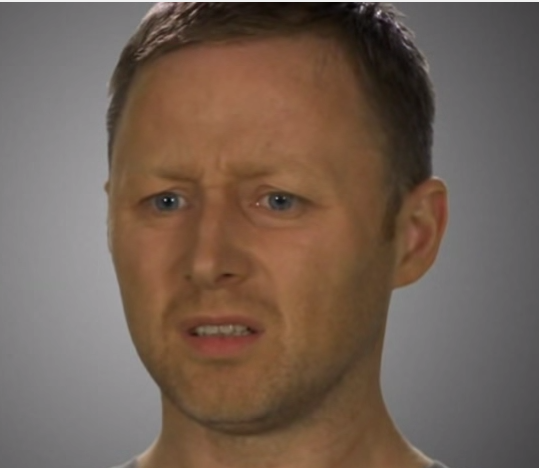
#> input picture EX1/idontgetit.png, 539 x 468 px
$ python ex1_main.py
#> lines starting #> are read from the running program, lines starting #| are printed output that depends on the picture; long printed decimals are rounded
### EX1/ex1_utils.py
"""
        '########:'##::::'##::::'##:::
         # .....::. ##::'##:::'####:::
         # ::::::::. ##'##::::.. ##:::
         # :::::. ###::::::: ##:::
         # ...:::::: ## ##:::::: ##:::
         # :::::::: ##:. ##::::: ##:::
         # : ##:::. ##::'######:
        ........::..:::::..:::......::
"""
import imp
from typing import List, Tuple
import matplotlib.pyplot as plt
import numpy as np
import cv2
import math
import time

from numpy.core.fromnumeric import shape
LOAD_GRAY_SCALE = 1
LOAD_RGB = 2


def _checkViableImage(image: np.ndarray) -> bool:
    l = len(image.shape)
    if l == 2:
        return True
    if l == 3:
        if image.shape[2] != 3:
            print("Image third dimention must be of size 3")
            return False
        return True
    print("given input cannot be an image the shape is not of the type (width, height, 3) or (width, height)")
    return False


def myID() -> int:
    """
    Return my ID (not the friend's ID I copied from)
    :return: int
    """
    return 111111


def imReadAndConvert(filename: str, representation: int) -> np.ndarray:
    """
    Reads an image, and returns the image converted as requested
    :param filename: The path to the image
    :param representation: GRAY_SCALE (1) or RGB (2)
    :return: The image object

    GRAY_SCALE : we will take ( (0.3 * R) + (0.59 * G) + (0.11 * B) ).
    Note : Image loaded as BGR and not RGB.

    return image as float between [0, 1]
    """

    try:
        image: np.ndarray = cv2.imread(filename)
        image = cv2.cvtColor(image, cv2.COLOR_BGR2RGB) / 255
        if representation == 2:
            return image
        elif representation == 1:
            return 0.3 * image[:, :, 0] + 0.59 * image[:, :, 1] + 0.11 * image[:, :,  2]
    except:
        print("something went wrong perhabs the image does not exist!")


def imDisplay(filename: str, representation: int):
    """
    Reads an image as RGB or GRAY_SCALE and displays it
    :param filename: The path to the image
    :param representation: GRAY_SCALE (1) or RGB (2)
    :return: None
    """
    im = imReadAndConvert(filename, representation)
    if im is not None:
        imgDisplay(im)


def imgDisplay(img: np.ndarray):
    if _checkViableImage(img) is False:
        return
    l = len(img.shape)
    if l == 2:
        plt.imshow(img, cmap='gray')
    else:
        plt.imshow(img)
    plt.show()


def transformRGB2YIQ(imgRGB: np.ndarray) -> np.ndarray:
    """
    Converts an RGB image to YIQ color space
    :param imgRGB: An Image in RGB
    :return: A YIQ in image color space

    after some test i now know how to multiply image by a matrix.
    """
    if _checkViableImage(imgRGB) is False:
        return
    # we need to multiply the matricies.
    mat = np.array([[0.299, 0.587, 0.114],
                    [0.596, -0.275, -0.321],
                    [0.212, -0.523, 0.311]])
    return imgRGB @ mat.T


def transformYIQ2RGB(imgYIQ: np.ndarray) -> np.ndarray:
    """
    Converts an YIQ image to RGB color space
    :param imgYIQ: An Image in YIQ
    :return: A RGB in image color space
    """
    if _checkViableImage(imgYIQ) is False:
        return
    # straight forward the ivnerse of YIQ
    mat = np.array([[0.299, 0.587, 0.114],
                    [0.596, -0.275, -0.321],
                    [0.212, -0.523, 0.311]])
    mat = np.linalg.inv(mat)
    imRGB = imgYIQ @ mat.T
    return imRGB


def imHistogram(img: np.ndarray) -> np.ndarray:
    """
        This is internal function create a histogram of a given image.
        img  : image in grayscale a.k.a 2D, with ranges [0, 255]
    """
    histo = np.zeros((256), dtype=int)
    for column in img:
        for pixel in column:
            histo[pixel] += 1
    return histo


def hsitogramEqualize(imgOrig: np.ndarray) -> Tuple[np.ndarray, np.ndarray, np.ndarray]:
    """
        Equalizes the histogram of an image
        :param imgOrig: Original Histogram
        :ret
    """
    if _checkViableImage(imgOrig) is False:
        return

    # Convert any image to grayscale 256, save the original YIQ if its RGB
    l = len(imgOrig.shape)
    if l == 3:
        imYIQ = transformRGB2YIQ(imgOrig)
        im256 = imYIQ[:, :, 0]
        im256: np.ndarray = np.round(im256 * 255).astype(int)
    else:
        im256: np.ndarray = np.round(imgOrig * 255).astype(int)
    original_histo = imHistogram(im256)

    # calculate how many pixels in the image, a.k.a height * width
    numpixels = im256.shape[0] * im256.shape[1]

    # create lut and cumsum
    cumsum = np.zeros((256), dtype=int)
    lut = np.zeros((256), dtype=int)
    cumsum[0] = original_histo[0]
    for i in range(1, 256):
        cumsum[i] = cumsum[i - 1] + original_histo[i]
    lut = np.ceil(cumsum * 255 / numpixels).astype(int)

    imgEq = np.zeros(im256.shape, dtype=int)

    # honestly it might be Slower to do it imgEq[img256 == intensity] , in this case we will loop over the image 256 times!
    # so there is No benefit at all in making it 1 loop instead of 2.
    for x in range(0, imgEq.shape[0]):
        for y in range(0, imgEq.shape[1]):
            intensity = im256[x][y]
            imgEq[x][y] = lut[intensity]

    Eq_histogram = imHistogram(imgEq)
    # print(imgEq.min(), imgEq.max())
    imgEq = imgEq / 255
    # print(imgEq.min(), imgEq.max())
    if l == 3:
        # convert back to RGB
        imYIQ[:, :, 0] = imgEq
        img = transformYIQ2RGB(imYIQ)
        return img, original_histo, Eq_histogram
    return imgEq, original_histo, Eq_histogram


def quantizeImage(imgOrig: np.ndarray, nQuant: int, nIter: int) -> Tuple[List[np.ndarray], List[float]]:
    """
        Quantized an image in to **nQuant** colors
        :param imOrig: The original image (RGB or Gray scale)
        :param nQuant: Number of colors to quantize the image to
        :param nIter: Number of optimization loops
        :return: (List[qImage_i],List[error_i])
    """
    if _checkViableImage(imgOrig) is False:
        return

    # Same if its RGB convert to YIQ and use the Y channel, else use the grayscale.
    l = len(imgOrig.shape)
    imYIQ = None
    if l == 3:
        imYIQ = transformRGB2YIQ(imgOrig)
        im256 = imYIQ[:, :, 0]
        im256: np.ndarray = np.ceil(im256 * 255).astype(int)
    else:
        im256: np.ndarray = np.ceil(imgOrig * 255).astype(int)

    # Initialize the Q's and Z's
    numpixels = im256.shape[0] * im256.shape[1]
    original_histo = imHistogram(im256)
    z = np.zeros(nQuant + 1, dtype=int)
    q = np.zeros(nQuant, dtype=int)
    z[0] = 0
    z[nQuant] = 255
    j = 1

    # Create cumsum, because this is a more efficient Way.
    cumsum = np.zeros((256), dtype=int)
    cumsum[0] = original_histo[0]
    for i in range(1, 256):
        cumsum[i] = cumsum[i - 1] + original_histo[i]

    t = numpixels / nQuant
    for i in range(1, 256):
        if cumsum[i] > t * j:
            # print(j, i, cumsum[i]-cumsum[z[j-1]])
            z[j] = i
            j += 1
            if j == nQuant:
                break
    zrange = np.arange(256)

    # Create internal function for calculating Q, given Z
    def updateQ():
        for i in range(nQuant):

            zmin = z[i]
            zmax = z[i+1]

            if i + 1 == nQuant:
                zmax = 256
            if zmin == 0:
                cmin = 0
            else:
                cmin = cumsum[zmin - 1]

            pixels = cumsum[zmax - 1] - cmin
            px = original_histo[zmin:zmax]
            intensities = zrange[zmin:zmax]
            q[i] = (px @ intensities) / pixels
            # print(i, zmin, zmax, q[i])

    # calcualte Z values, given Q
    def updateZ():
        for i in range(1, nQuant - 1):
            # print(i, q[i], q[i-1])
            z[i] = (q[i] + q[i-1]) / 2

    # method for calculating Error, on the Histogran, rather then on the image itself
    # this is much much faster then using the second method with is only 1 line of code!
    # I TESTED IT, its about 10 times as fast, and its probably even faster on big pictures.
    def calcErr() -> float:
        delta = 0
        for i in range(nQuant):

            zmin = z[i]
            zmax = z[i+1]

            if zmin == 0:
                cmin = 0
            else:
                cmin = cumsum[zmin - 1]

            pixels = cumsum[zmax - 1] - cmin
            px = original_histo[zmin:zmax]
            intensities = zrange[zmin:zmax]

            qdelta = ((intensities - q[i]) ** 2)
            # print(qdelta)
            # print(i, zmin, zmax - 1, q[i], "\n", qdelta)
            qdelta = qdelta @ px
            # print(qdelta)
            delta += qdelta
        # print(math.sqrt(delta) / numpixels)
        return math.sqrt(delta) / numpixels

    # Create a quantalized image.
    def quantImg() -> np.ndarray:
        qImg = np.zeros(im256.shape)
        for i in range(nQuant):
            # print(z[i], z[i+1], q[i])
            select = (im256 >= z[i]) & (im256 < z[i+1])
            qImg[select] = q[i]
        return qImg

    # # Very bas way of doing what Err doing, but "the easy way", of course both fucntion return exactly the same value!
    # def calcErr2() -> float:
    #     #  this is the one liner we were told we can do, but its about 10 times slower ( even if we have the quntilized image ).
    #     #  then the Err1 method
    #     qImg = quantImg()
    #     # t0 = time.time()
    #     err = math.sqrt(((qImg - im256) ** 2).sum())
    #     # print(err / numpixels)
    #     # print("e2 ", time.time() - t0)
    #     return err

    # do nIterations and save Err and QImage in arr.
    z[nQuant] = 256
    arr_qim = []
    arr_errors = []
    for i in range(nIter):
        updateQ()
        updateZ()
        # t0 = time.time()
        if(imYIQ is not None):
            qim = imYIQ.copy()
            # print(quantImg().max())
            qim[:, :, 0] = (quantImg() / 255)
            qim = transformYIQ2RGB(qim)
        else:
            qim = quantImg()
        arr_qim.append(qim)
        arr_errors.append(calcErr())
    return arr_qim, arr_errors

### EX1/gamma.py
"""
        '########:'##::::'##::::'##:::
         # .....::. ##::'##:::'####:::
         # ::::::::. ##'##::::.. ##:::
         # :::::. ###::::::: ##:::
         # ...:::::: ## ##:::::: ##:::
         # :::::::: ##:. ##::::: ##:::
         # : ##:::. ##::'######:
        ........::..:::::..:::......::
"""
from numpy.core.fromnumeric import shape
from numpy.random import gamma
from ex1_utils import LOAD_GRAY_SCALE
import ex1_utils as utils
import cv2
import numpy as np


def gammaDisplay(filename: str, rep: int):
    """
    GUI for gamma correction
    :param img_path: Path to the image
    :param rep: grayscale(1) or RGB(2)
    :return: None
    """

    try:
        alpha_slider_max = 200
        title_window = 'Gamma correction'

        # if gray scale use the util function else use CV2 and scale to 0-1
        if rep == LOAD_GRAY_SCALE:
            image = utils.imReadAndConvert(filename, LOAD_GRAY_SCALE)
        else:
            image: np.ndarray = cv2.imread(filename) / 255
    except:
        print("something went wrong")
        return

    if image is None:
        return

    def on_trackbar(val):
        # do the math pixel intensity in pow of gamma.
        gamma = (val / alpha_slider_max) * 2 + 0.01
        imgamma = image ** gamma
        print(image)

        cv2.imshow(title_window, imgamma)

    cv2.namedWindow(title_window)
    trackbar_name = "gamma "
    cv2.createTrackbar(trackbar_name, title_window, 100,
                       alpha_slider_max, on_trackbar)
    # Show some stuff
    on_trackbar(100)
    # Wait until user press some key
    cv2.waitKey()


def main():
    gammaDisplay('forest_mist.jpg', 2)


# [2 lines that do not run on import are left out]

### EX1/ex1_main.py
from ex1_utils import *
from gamma import gammaDisplay
import numpy as np
import matplotlib.pyplot as plt
import time


def histEqDemo(img_path: str, rep: int):
    img = imReadAndConvert(img_path, rep)
    imgeq, histOrg, histEq = hsitogramEqualize(img)

    # Display cumsum
    cumsum = np.cumsum(histOrg)
    cumsumEq = np.cumsum(histEq)
    plt.gray()
    plt.plot(range(256), cumsum, 'r')
    plt.plot(range(256), cumsumEq, 'g')

    # Display the images
    plt.figure()
    plt.imshow(img)

    plt.figure()
    plt.imshow(imgeq)
    plt.show()


def quantDemo(img_path: str, rep: int):
    img = imReadAndConvert(img_path, rep)
    st = time.time()

    img_lst, err_lst = quantizeImage(img, 3, 20)

    print("Time:%.2f" % (time.time() - st))
    print("Error 0:\t %f" % err_lst[0])
    print("Error last:\t %f" % err_lst[-1])

    plt.gray()
    plt.imshow(img_lst[0])
    plt.figure()
    plt.imshow(img_lst[-1])

    plt.figure()
    plt.plot(err_lst, 'r')
    plt.show()


def main():
    print("ID:", myID())
    #img_path = 'forest_mist.jpg'
    img_path = 'idontgetit.png'
    # Basic read and display
    imDisplay(img_path, LOAD_GRAY_SCALE)
#> in imReadAndConvert, image is the input picture: shape (468, 539, 3); mean B, G, R 84.1, 96.1, 114.2
    imDisplay(img_path, LOAD_RGB)

    # Convert Color spaces

    img = imReadAndConvert(img_path, LOAD_RGB)
    yiq_img = transformRGB2YIQ(img)
    f, ax = plt.subplots(1, 2)
    ax[0].imshow(img)
    ax[1].imshow(yiq_img)
    plt.show()
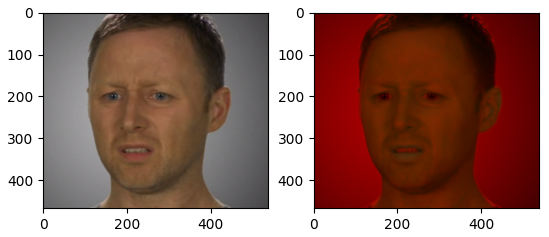
#> figure drawn by matplotlib, 2 panels; B, G, R data is drawn as R, G, B

    # Image histEq
    histEqDemo(img_path, LOAD_GRAY_SCALE)
#> after the loop in imHistogram, `for column in img:`: histo = 256 values, max 5364 at index 91, min 0 at index 0, mean 985.4
#> in hsitogramEqualize, `original_histo = imHistogram(im256)`: original_histo has the same summary as histo in imHistogram
#> after the loop in hsitogramEqualize, `for i in range(1, 256):`: cumsum = 256 values from 0 to 252252
#> in hsitogramEqualize, `lut = np.ceil(cumsum * 255 / numpixels).astype(int)`: lut = 256 values from 0 to 255
#> after the loop in hsitogramEqualize, `for x in range(0, imgEq.shape[0]):`:
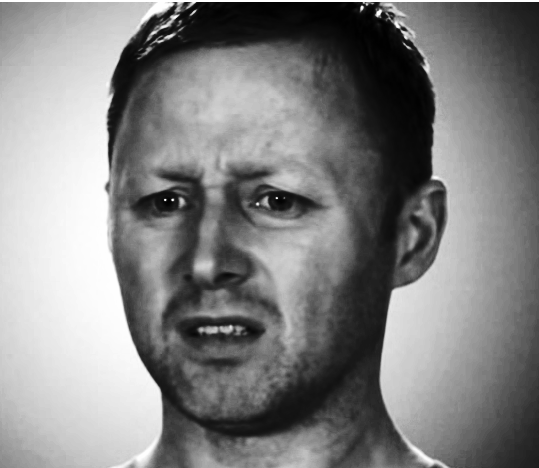
#> imgEq: shape (468, 539) int64; min 1, max 255, mean 129.5
#> in hsitogramEqualize, `Eq_histogram = imHistogram(imgEq)`: Eq_histogram = 256 values, max 5364 at index 93, min 0 at index 0, mean 985.4
#> in histEqDemo, `imgeq, histOrg, histEq = hsitogramEqualize(img)`: histOrg has the same summary as histo in imHistogram; histEq has the same summary as Eq_histogram in hsitogramEqualize
#> in histEqDemo, `cumsum = np.cumsum(histOrg)`: cumsum = 256 values from 0 to 252252
    histEqDemo(img_path, LOAD_RGB)
#> call 2 of histEqDemo, with img_path = 'idontgetit.png', rep = 2
#> in transformYIQ2RGB, `imRGB = imgYIQ @ mat.T`:
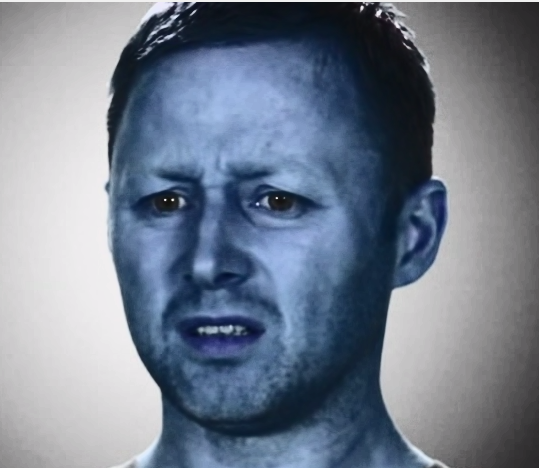
#> imRGB: shape (468, 539, 3) float64; mean B, G, R 0.563, 0.492, 0.445; drawn with min black and max white
#> in histEqDemo (call 2), `imgeq, histOrg, histEq = hsitogramEqualize(img)`: histOrg = 256 values, max 5463 at index 92, min 0 at index 0, mean 985.4; histEq = 256 values, max 5463 at index 99, min 0 at index 0, mean 985.4
#> in histEqDemo (call 2), `plt.show()`:
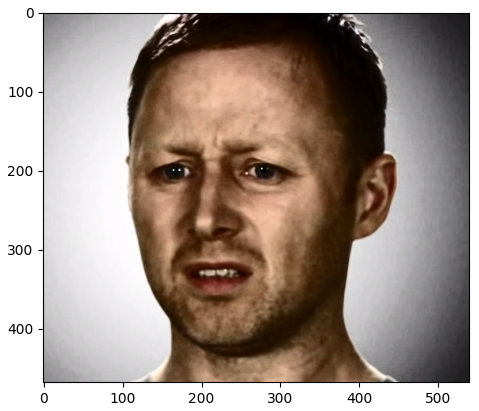
#> figure drawn by matplotlib, 1 panel; B, G, R data is drawn as R, G, B

    # Image Quantization
    quantDemo(img_path, LOAD_GRAY_SCALE)
#> in quantizeImage, `original_histo = imHistogram(im256)`: original_histo = 256 values, max 5204 at index 95, min 0 at index 0, mean 985.4
#> after the loop in quantizeImage, `for i in range(1, 256):`: cumsum = 256 values from 0 to 252252
#> after the loop in quantizeImage, `for i in range(1, 256):`: j = 3; z = [0, 90, 111, 255]
#> after the loop in quantizeImage, `for i in range(nIter):`:
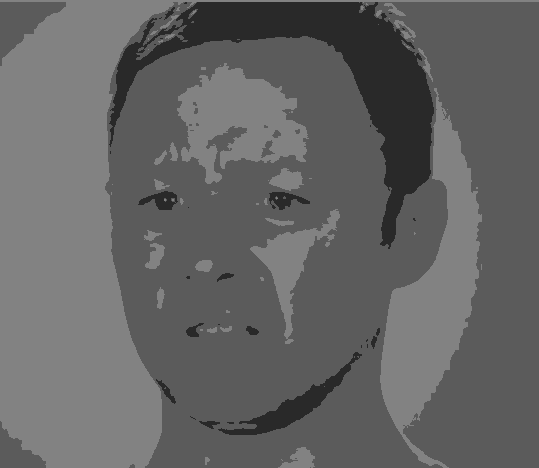
#> qim: shape (468, 539) float64; min 41, max 130, mean 100
#> in quantDemo, `img_lst, err_lst = quantizeImage(img, 3, 20)`: img_lst = 20 items; err_lst = [0.031, 0.0298, 0.0291, 0.0288, 0.0287, 0.0287, 0.0287, 0.0287, 0.0287, 0.0287, 0.0287, 0.0287, 0.0287, 0.0287, 0.0287, 0.0287, 0.0287, 0.0287, 0.0287, 0.0287]
#| Error 0:	 0.03103
#| Error last:	 0.02873
    quantDemo(img_path, LOAD_RGB)
#> call 2 of quantDemo, with img_path = 'idontgetit.png', rep = 2
#> call 2 of quantizeImage, with nQuant = 3, nIter = 20
#> in quantizeImage (call 2), `original_histo = imHistogram(im256)`: original_histo = 256 values, max 5139 at index 95, min 0 at index 0, mean 985.4
#> after the loop in quantizeImage (call 2), `for i in range(1, 256):`: j = 3
#> after the loop in quantizeImage (call 2), `for i in range(nIter):`:
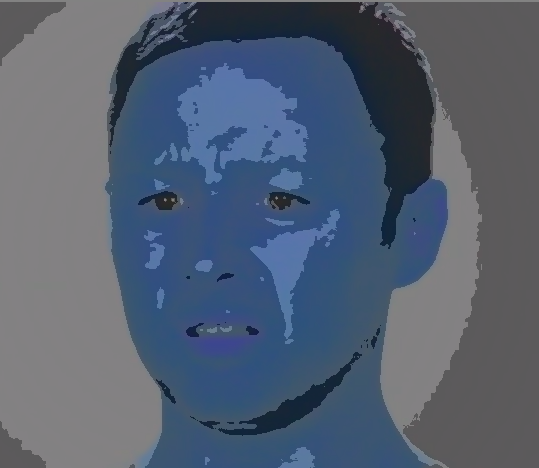
#> qim: shape (468, 539, 3) float64; mean B, G, R 0.447, 0.376, 0.329
#> after the loop in quantizeImage (call 2), `for i in range(nIter):`: arr_errors = [0.0311, 0.0299, 0.0291, 0.0288, 0.0287, 0.0287, 0.0287, 0.0287, 0.0287, 0.0287, 0.0287, 0.0287, 0.0287, 0.0287, 0.0287, 0.0287, 0.0287, 0.0287, 0.0287, 0.0287]; arr_qim = 20 items
#> in quantDemo (call 2), `img_lst, err_lst = quantizeImage(img, 3, 20)`: err_lst has the same summary as arr_errors in quantizeImage
#| Error 0:	 0.03106
#| Error last:	 0.02874
#> in quantDemo (call 2), `plt.show()`:
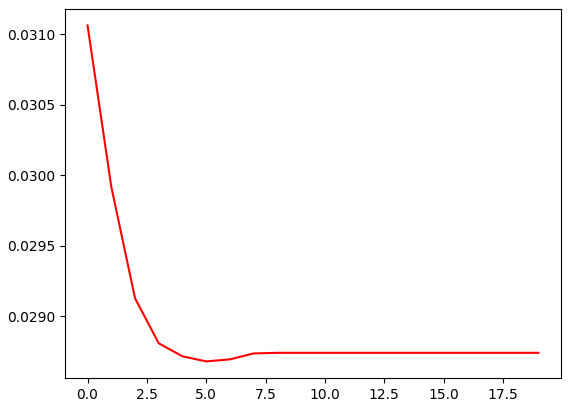
#> figure drawn by matplotlib, 1 panel; curve peaks at x = 0, y = 0.0311

    # Gamma
    gammaDisplay(img_path, LOAD_GRAY_SCALE)
#> (printed output is left out)


if __name__ == '__main__':
    main()
